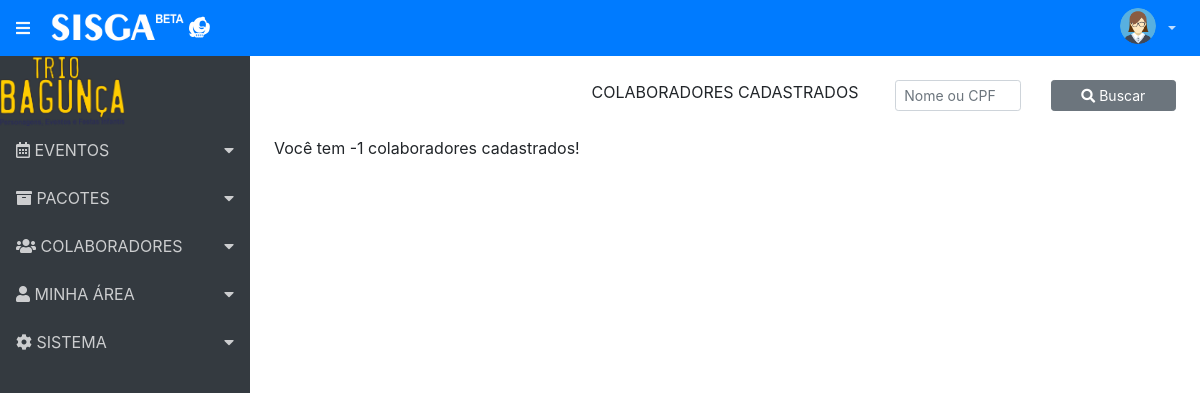
The app's page /index.php/colaborador/ColaboradoresCadastrados, older data.
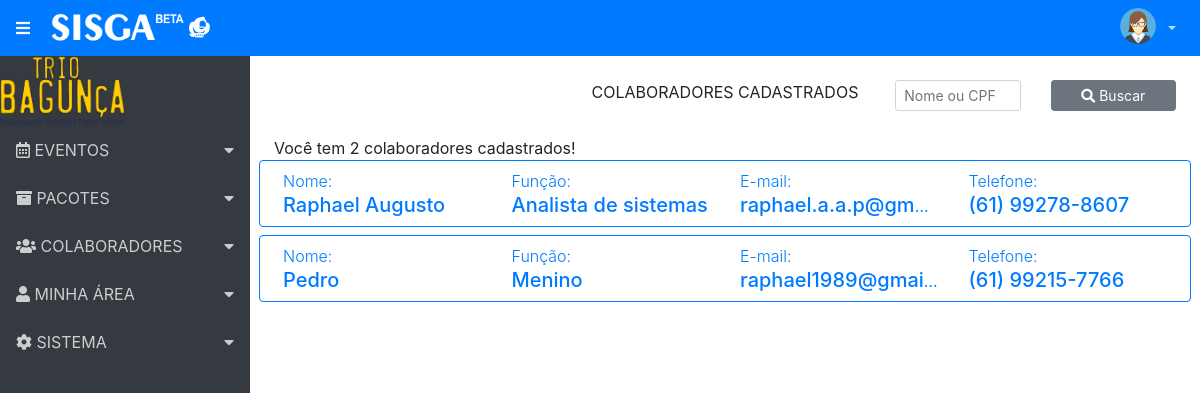
The same page, newer data.
### tables this page shows
CREATE TABLE `colaborador` (
  `id_colab` int(9) NOT NULL,
  `nome_colab` varchar(50) NOT NULL,
  `sobrenome_colab` varchar(50) DEFAULT NULL,
  `funcao_colab` varchar(30) NOT NULL,
  `cpf_colab` varchar(14) DEFAULT NULL,
  `nasc_colab` date NOT NULL,
  `sexo_colab` varchar(9) DEFAULT NULL,
  `cep_colab` varchar(10) NOT NULL,
  `rua_colab` text NOT NULL,
  `cidade_colab` text NOT NULL,
  `bairro_colab` varchar(25) NOT NULL,
  `estado_colab` varchar(2) NOT NULL,
  `complemento_colab` text NOT NULL,
  `fixo_colab` varchar(15) NOT NULL,
  `cel_colab` varchar(16) NOT NULL,
  `email_colab` varchar(50) NOT NULL,
  `login_colab` varchar(20) NOT NULL,
  `senha_colab` text NOT NULL,
  `foto_colab` text NOT NULL
);

### application/controllers/Colaborador.php (called while the page is built, shortened)
<?php
class Colaborador extends CI_Controller {
	function __construct() {
		$this->load->library('form_validation');
	}
	public function ColaboradoresCadastrados()	{
		$dados['titulo'] = 'Colaboradores Cadastros';
		$this->load->model('Colaborador_model');
		$lista = $this->Colaborador_model->MostraColaborador();
		$Colaborador =  array('colaborador' => $lista);
		$TotalColab = count($lista);
		$Colaborador["total"] = $TotalColab;
		$this->load->view('header', $dados);
		$this->load->view('menu');
		$this->load->view('ColaboradoresCadastrados', $Colaborador);
		$this->load->view('footer');
	}
}

### index.php (called while the page is built, shortened)
<?php
require_once BASEPATH.'core/CodeIgniter.php';

### application/models/Colaborador_model.php (called while the page is built, shortened)
<?php
class Colaborador_model extends CI_Model {
	public function MostraColaborador () {
		return $this->db->get('colaborador')->result_array();
	}
}

### application/views/ColaboradoresCadastrados.php (the view, shortened to what this page needs)
<div class="container p-4">
	<form action="">
		<div class="form-group row">
			<div class="col-lg-4"></div>
			<div class="col-lg-4"><p class="text-center">COLABORADORES CADASTRADOS</p></div>
			<div class="col-lg-2 text-left">
				<input type="text" class="form-control form-control-block form-control-sm" id="inputdefault" placeholder="Nome ou CPF">
			</div>
			<div class="col-lg-2"><button class="btn btn-secondary btn-sm btn-block" type="submit"><i class="fas fa-search"></i> Buscar</button></div>
		</div>
	</form>
		<?php
			if ($this->session->userdata('IdUser') == '1') {
				$total = $total;
			} else {
				$total = $total - 1;
			}
		?>
		<span class="text-right"><?php echo "Você tem ".$total." colaboradores cadastrados!"; ?></span>
      	<?php foreach ($colaborador as $colab) :
      		if ($this->session->userdata('IdUser') == '1') { ?>
			<div class="row border border-primary rounded p-2 mb-2 text-primary">
                <div class="col text-truncate">
                    <span class="font-weight-light">Nome: <br /></span>
                    <span class="h5"><?= anchor("Colaborador/DetalheColaborador/{$colab['id_colab']}", $colab['nome_colab']); ?></span>
                </div>
                <div class="col">
                    <span class="font-weight-light text-truncate">Função: <br /></span>
                    <span class="h5"><?= anchor("Colaborador/DetalheColaborador/{$colab['id_colab']}", $colab['funcao_colab']); ?></span>
                </div>
                <div class="col text-truncate">
                    <span class="font-weight-light">E-mail: <br /></span>
                    <span class="h5"><?= anchor("Colaborador/DetalheColaborador/{$colab['id_colab']}", $colab['email_colab']); ?></span>
                </div>
								<div class="col text-truncate">
                    <span class="font-weight-light">Telefone: <br /></span>
                    <span class="h5">
						<?php
							if (empty($colab['fixo_cli'])) {
								echo anchor("Colaborador/DetalheColaborador/{$colab['id_colab']}", $colab['cel_colab']);
							} else {
								echo anchor("Colaborador/DetalheColaborador/{$colab['id_colab']}", $colab['fixo_colab']);
							}
						?>
						</span>
                </div>
            </div>
            <?php
	      		} elseif ($colab['id_colab'] == '1') {
	      			echo "";
	      		} else {
      		?>
      			<div class="row border border-primary rounded p-2 mb-2 text-primary">
	                <div class="col text-truncate">
	                    <span class="font-weight-light">Nome: <br /></span>
	                    <span class="h5"><?= anchor("Colaborador/DetalheColaborador/{$colab['id_colab']}", $colab['nome_colab']); ?></span>
	                </div>
	                <div class="col">
	                    <span class="font-weight-light text-truncate">Função: <br /></span>
	                    <span class="h5"><?= anchor("Colaborador/DetalheColaborador/{$colab['id_colab']}", $colab['funcao_colab']); ?></span>
	                </div>
	                <div class="col text-truncate">
	                    <span class="font-weight-light">E-mail: <br /></span>
	                    <span class="h5"><?= anchor("Colaborador/DetalheColaborador/{$colab['id_colab']}", $colab['email_colab']); ?></span>
	                </div>
									<div class="col text-truncate">
	                    <span class="font-weight-light">Telefone: <br /></span>
	                    <span class="h5">
							<?php
								if (empty($colab['fixo_cli'])) {
									echo anchor("Colaborador/DetalheColaborador/{$colab['id_colab']}", $colab['cel_colab']);
								} else {
									echo anchor("Colaborador/DetalheColaborador/{$colab['id_colab']}", $colab['fixo_colab']);
								}
							?>
						</span>
	                </div>
	            </div>
        <?php } endforeach?>
</div>

Row changes from the older to the newer data that the page shows:
added colaborador: id_colab+nome_colab "Raphael Augusto", id_colab+funcao_colab "Analista de sistemas", id_colab+email_colab "raphael.a.a.p@gm…", id_colab+cel_colab "(61) 99278-8607"
added colaborador: id_colab+nome_colab "Pedro", id_colab+funcao_colab "Menino", id_colab+email_colab "raphael1989@gmai…", id_colab+cel_colab "(61) 99215-7766"
Text that changed along with them:
$total: "-1" → "2"
